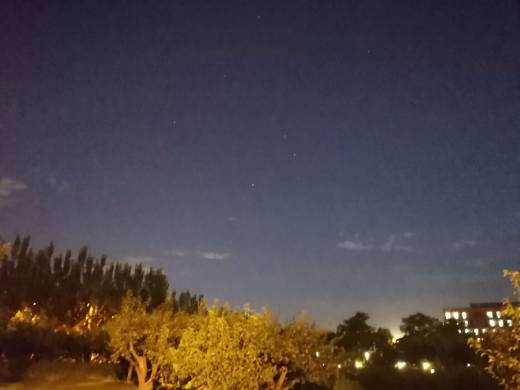
#> input picture lab01/star.jpg, 520 x 390 px
$ jupyter execute Ex3.6.ipynb
#> lines starting #> are read from the running program, lines starting #| are printed output that depends on the picture; long printed decimals are rounded
### Ex3.6: Histogram equalization
Compute the gray level (luminance) histogram for an image and equalize it so that the tones look better (and the image is less sensitive to exposure settings).

[cell 1]
# import
import cv2
import matplotlib.pyplot as plt
import numpy as np

[cell 2]
# draw function:
def plt_show(title,img,cmap = None):
    fig = plt.figure()
    plt.imshow(img,cmap = cmap)
    plt.title(title)
    plt.show()
def cv_show(title,img):
    cv2.imshow(title,img)
    cv2.waitKey(0)
    cv2.destroyAllWindows()

[cell 3]
# int to uint8
def int2uint(array):
    index = np.where(array>255)
    array[index] = 255
    array = array.astype('uint8')
    return array

[cell 4]
# load img:
img_name = "star.jpg"
img = cv2.imread(img_name)
#> img is the input picture: shape (390, 520, 3); mean B, G, R 69.4, 66.8, 76.2

# color img:
img_color = cv2.cvtColor(img,cv2.COLOR_BGR2RGB)
plt_show("img",img_color)

#### Q1: Convert the color image to luminance (Section3.1.2).
- way1: <br>
apply `cv2.COLOR_BGR2GRAY`
- way2: <br>
`luminance Y' = 0.299R'+0.587G'+0.114B'` (2.112) <br>
where Y' is gamma compressed.

[cell 5]
# convert the color image to luminance
# way1:
img_gray_1 = cv2.cvtColor(img,cv2.COLOR_BGR2GRAY)
plt_show("img gray",img_gray_1,"gray")

[cell 6]
# convert the color image to luminance
# way2:
B,G,R = img[:,:,0].astype('int'),img[:,:,1].astype('int'),img[:,:,2].astype('int')
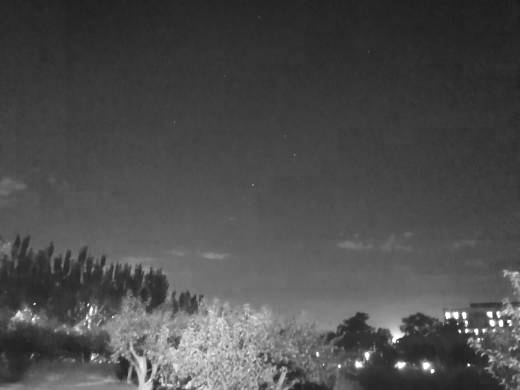
#> R: shape (390, 520) int64; min 21, max 255, mean 76.2
img_gray_2 = 0.299*R+0.587*G+0.114*B
img_gray_2 = int2uint(img_gray_2)
#> in int2uint, `index = np.where(array>255)`: index = (empty array, empty array)
plt_show("img gray",img_gray_2,"gray")

[cell 7]
# differences:
print("Differences between two ways:")
print(abs(img_gray_2.astype('int') -img_gray_1.astype('int')))
#> (printed output is left out)
print("gap > 1:")
print(np.where(abs(img_gray_2.astype('int') -img_gray_1.astype('int')>1)))
#| (array([], dtype=int64), array([], dtype=int64))

It seems that there is **no distinct gaps** between the two results.<br>
So I choose the **first method(cv2.COLOR_BGR2GRAY)** to convert color img to luminance randomly.

[cell 8]
# select cv2.COLOR_BGR2GRAY
img_gray = img_gray_1
plt_show("img gray",img_gray,cmap="gray")

#### Q2: Compute the histogram, the cumulative distribution, and the compensation transfer function(Section 3.1.4).
---

##### Histogram:
- way1:<br>
`cv2.calcHist([img_gray],[0],None,[256],[0,256])`
- way2:<br>
To measure a histogram:<br>
For B-bit image, initialize 2^B counters with 0. In this case, we use `2^8 = 256` counters. <br>
Loop over all pixels x,y <br>
When encountering gray level `f[x,y]=i`, increment counter.

[cell 9]
# compute the histogram
# way1:
hist = cv2.calcHist([img_gray],[0],None,[256],[0,256]) # shape = (256,)
#> hist = 256 values, max 3220 at index 42, min 0 at index 0, mean 792.2
plt.hist(img_gray.ravel(),256)
plt.title("gray image histogram")
plt.xlabel("Recorded indensity")
plt.ylabel("num of pixels")
plt.show()
#> figure, not shown here; tallest bar 3220 high, from x = 41.45 to 42.41

[cell 10]
# Compute Histogram:
# way2:
def Histogram(img_gray):
    hist = np.zeros((256,),dtype='int')
    for i in range(img_gray.shape[0]):
        for j in range(img_gray.shape[1]):
            hist[img_gray[i][j]]+=1
    return hist

[cell 11]
hist = Histogram(img_gray) # shape = (256,)

[cell 12]
# draw
_ = plt.hist(img_gray.ravel(),256)
plt.title("Histogram")
plt.xlabel("luminance")
plt.ylabel("pixels")
#> figure, not shown here; tallest bar 3220 high, from x = 41.45 to 42.41

##### Cumulative distribution:
```
C(I) = 1/N*sum(h(i)) = C(I-1)+1/N*h(I) where i = 0 to I.
```
where **N** is the number of pixels in the image, and **i/I** is the luminance of a pixel. **h(i)** represents the luminance value's corresponding percentile.

[cell 13]
# calculate CDF: C(I) = 1/N*sum(0,I)h(i)
def CDF_fun(hist,i):
    return np.sum(hist[0:i])/np.sum(hist)

def CDF(hist):
    sum = np.sum(hist)
#> sum = 202800
    cdf = []
    for i in range(0,256):
        cdf.append(np.sum(hist[0:i])/sum)
#> after the loop, cdf = 256 values from 0 to 1
    plt.plot(np.arange(0,256),cdf)
    plt.title("CDF")
    plt.show()
#> figure, not shown here; curve peaks at x = 253, y = 1
    return np.array(cdf)

[cell 14]
cdf = CDF(hist)
#> cdf = 256 values from 0 to 1

When working with eight-bit pixel values, the **I** and **c** axes are rescaled from **[0,255]**.

[cell 15]
# Rescale to 0,255:
cdf_r = (np.array((cdf))*255.0).astype('uint8')
#> cdf_r = 256 values from 0 to 255
plt.plot(np.arange(0,256,1),cdf_r)
plt.title("Equalization transfer function")
plt.xlabel("Recorded intensity")
plt.ylabel("Mapped intensity")
plt.show()
#> figure, not shown here; curve peaks at x = 253, y = 255

##### Compensation transfer function
The result of applying transfer function `f(I) = c(I)` is **flat** (a lack of contrast and being muddy looking).<br>
One way to compensate for this is to only **partially compensate** for the histogram unevenness with a **coefficient**, e.g., by using a mapping function `f(I) = alpha*c(I)+(1-alpha)I`.

[cell 16]
# compensation transfer function
# f(I) = alpha*c(I)+(1-alpha)I
def compensation_fun(cdf,alpha):
    ctf = []
    for i in range(0,256):
        ctf.append(alpha*cdf[i]+(1-alpha)*i)
    plt.plot(np.arange(0,256),ctf,label = "alpha = "+str(alpha))
    plt.title("transfer function with alpha = "+str(alpha))
    plt.xlabel("Recorded intensity")
    plt.ylabel("Mapped intensity")
    plt.legend()
    plt.show()
    return ctf

As we can see below, the resulting image **maintains more of its original grayscale distribution** and has a more appealing balance when the **alpha** is smaller.

[cell 17]
alphaa = [0,0.3,0.5,0.8,1.0]
for i in range(len(alphaa)):
    compensation_fun(cdf_r,alphaa[i])

#### Q3: (Optional) Try to increase the "punch" in the image by ensuring that a certain fraction of pixel (say, 5%) are mapped to pure black and white.
---

##### Probability density function
It's important to figure out the **ratio** of the number of pixels of a certain luma to the total pixels in the img.

[cell 18]
# probability density function
def PDF(hist):
    sum = np.sum(hist)
#> sum = 202800
    pdf = []
    for i in range(0,256):
        pdf.append(hist[i]/sum)
#> after the loop, pdf = 256 values, max 0.0159 at index 42, min 0 at index 0, mean 0.00391
    plt.plot(np.arange(0,256,1),pdf)
    plt.title("PDF")
    plt.xlabel("Recorded intensity")
    plt.ylabel("probability")
    plt.show()
#> figure, not shown here; curve peaks at x = 42, y = 0.0159
    return np.array(pdf)

[cell 19]
pdf = PDF(hist)

When a fraction **p** is given, find the two luminance values *black* and *white* corresponding to **p/2** or **1-p/2** at both ends of the **cumulative distribution function**, map the luminance value greater than *white* to `255` and the luminance value less than *black* to `0`.

[cell 20]
def Pure_map(cdf,img_gray,p):
    img_pure = np.array(img_gray) # copy
    # map to pure white
    w_gray = np.where(cdf>=1-p/2)# luminance
    w_gray = w_gray[0].tolist()
    for i in w_gray:
        res = np.where(img_gray==i)
        if len(res)==0:
            continue
        x,y = res
        for j in range(len(x)):
            img_pure[x[j]][y[j]] = 255
    # map to pure black
    b_gray = np.where(cdf<=p/2)# luminance
    b_gray = b_gray[0].tolist()
    for i in b_gray:
        res = np.where(img_gray==i)
        if len(res)==0:
            continue
        x,y = res
        for j in range(len(x)):
            img_pure[x[j]][y[j]] = 0
    return img_pure

[cell 21]
# show:
pure_fraction = [0.01,0.03,0.05]
plt.hist(img_gray.ravel(),256)
plt.title("origin histogram")
plt_show("origin gray img",img_gray,cmap="gray")
for i in pure_fraction:
    img_pure = Pure_map(cdf,img_gray,i)
    fig = plt.figure()
    _ = plt.hist(img_pure.ravel(),256)
    plt.title("fraction p = "+str(i))
    plt_show("fraction p = "+str(i),img_pure,cmap="gray")

#### Q4: (Optional) Limit the local gain ***f'(I)*** in the transfer function. One way to do this is to limit ***f(I) < yI*** or ***f'(I) < y*** while performing the accumulation (3.9), keeping any unaccumulated values **"in reserve"**.
---

##### Contrast Limited HE:
- Idea:
We can set a **threshold** for **probability**, and distributions over the threshold value are **spread evenly** over the probability density distribution.
- Steps:
Given a **local gain maximum *gamma***, find the **threshold *beta*** of the probability density distribution.<br>
- Code Implementation: **Binary Search** for ***beta*** value.

[cell 22]
# cut_i: find out the luma values whose corrsponding probabilitiy valus are over threshold beta.
# cut_square: unaccumulated values are in reserve
def contrast_clipping(pdf,beta):
    pdf_c = np.array(pdf) # copy
    cut_i = np.where(pdf>beta)
    cut_i = cut_i[0] # only axis = 0
    cut_square = 0
    for i in cut_i:
        cut_square+=pdf[i]-beta
        pdf_c[i] = beta
    return pdf_c,cut_square

[cell 23]
# Binary Search:
# find out the threshold beta.
def binary_search(gamma,pdf):
#> called with gamma = 0.01, pdf = array of shape (256,)
    l,r = 0,gamma
    beta = gamma
    while(r-l>0.00001):
        mid = (l+r)/2
        pdf_c,cut_square = contrast_clipping(pdf,mid)
        max = np.max(pdf_c+cut_square/256)
        if gamma-max>0.0001:
            l = mid
        elif gamma-max<0:
            r = mid
        else:
            beta = mid
            break
#> this loop made 6 passes
#> (cut_square, max) on passes 1 to 6: (0.486, 0.0069), (0.302, 0.00868), (0.224, 0.00963), (0.189, 0.0101), (0.207, 0.00987), (0.198, 0.00999)
    pdf_c,cut_square = contrast_clipping(pdf,beta)
#> pdf_c = 256 values, max 0.00922 at index 34, min 0 at index 0, mean 0.00313

    return pdf_c,cut_square,beta

[cell 24]
# show:
# initial pdf - blue
# being cut without unaccumulated pdf - orange
# being cut with unaccumulated pdf - green
# local gain limit gamma - red
def contrast_clipping_img(gamma,pdf,pdf_c,cut_square,beta):
    plt.plot(np.arange(0,256,1),pdf,label = "initial pdf",color = "steelblue")
    plt.plot(np.arange(0,256,1),pdf_c,label = "cut pdf",color = "orange")
    plt.plot(np.arange(0,256,1),pdf_c+cut_square/256,label = "cut+unaccumulated pdf",color = "green")
    plt.plot(np.arange(0,256,1),[gamma]*256,label = "local gain limit",color = "red")
    plt.title("bata = "+str(beta))
    plt.legend()
    plt.show()

[cell 25]
# show:
gamma = 0.01
pdf_c,cut_square,beta =  binary_search(gamma,pdf)
#> cut_square = 0.198; beta = 0.00922
print("beta = ",str(beta))
#| beta =  0.009219
contrast_clipping_img(gamma,pdf,pdf_c,cut_square,beta)

[cell 26]
# re-generate image with new pdf:
cut_unaccu_pdf = pdf_c+cut_square/256
#> cut_unaccu_pdf = 256 values, max 0.00999 at index 34, min 0.000773 at index 0, mean 0.00391
cut_unaccu_cdf = []
for i in range(0,256):
    cut_unaccu_cdf.append(np.sum(cut_unaccu_pdf[0:i+1]))
#> after the loop, cut_unaccu_cdf = 256 values from 0.000773 to 1
cut_unaccu_cdf = np.array(cut_unaccu_cdf)*255.0
#> cut_unaccu_cdf = 256 values from 0.197 to 255
cut_unaccu_cdf = int2uint(cut_unaccu_cdf)
#> cut_unaccu_cdf = 256 values from 0 to 255
plt.plot(np.arange(0,256,1),cut_unaccu_cdf,label = "cut with unaccumulated cdf")
plt.plot(np.arange(0,256,1),cdf_r,label = "origin cdf")
plt.title("CDF")
plt.legend()
img_cut_unaccu = cv2.LUT(src=img_gray,lut=cut_unaccu_cdf)
img_origincdf = cv2.LUT(src=img_gray,lut = cdf_r)
plt_show("origin img gray",img_gray,cmap="gray")
plt_show("origin cdf img gray",img_origincdf,cmap="gray")
plt_show("cut unaccumulated img gray",img_cut_unaccu,cmap="gray")

#### Q5: Compensate the luminance channel through the lookup table and re-generate the color image using color ratios(2.116).
---

##### lookup table(LUT):
Get the output by **looking up the table** instead of calculating it.<br>
And the table can be defined ahead.<br>
about lookup table:<https://ww2.mathworks.cn/help/simulink/ug/about-lookup-table-blocks.html> <br>
open-cv: output = cv2.LUT(src,lut) can fill the output array with values from the look-up table.

[cell 27]
# Compensate the luminance channel: with Q.2 compensate transfer function:
# look up table:
alpha = 0.5
compen_cdf = compensation_fun(cdf_r,alpha) # f(I) = alpha*C(I)+(1-alpha)*I
#> in compensation_fun (call 6), `plt.show()`:
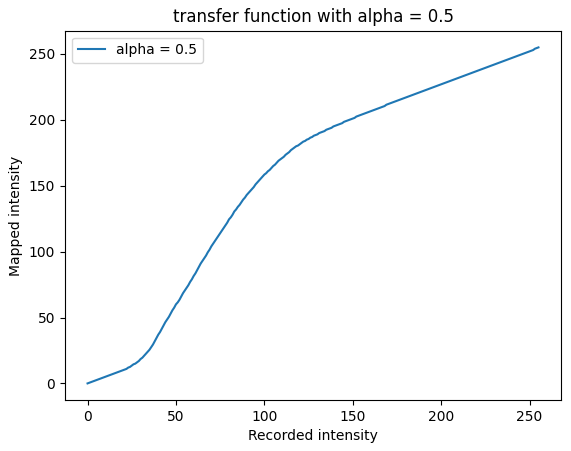
#> figure drawn by matplotlib, 1 panel; curve peaks at x = 255, y = 255
#> compen_cdf = 256 values from 0 to 255
compen_cdf = np.array(compen_cdf).astype('uint8')
# transfer:
transf_dst = cv2.LUT(src=img_gray,lut=compen_cdf)
plt_show("origin img",img_gray,cmap="gray")
plt_show("compensate luminance channel",transf_dst,cmap = "gray")

##### Re-generate color image using color ratios.
- (2.116): **color ratio: `r = R/(R+G+B)`**<br>
- new **r:g:b** = old **r:g:b** * (new **Y'**)/(old **Y'**) <br>

Given the original image, calculate the color image after manipulating luminance.<br>
Knowing the **old RGB color ratio** of the original image, **Y' of the original image and the new Y'**, the **new RGB color ratio** and the **new R+B+G** can be calculated, and finally the respective values of **R, B, and G** can be found.

[cell 28]
# split color channel:
b0,g0,r0 = cv2.split(img)
zeros = np.zeros((img.shape[:2]),dtype='uint8')
#> zeros: shape (390, 520); every value is 0
B_imgg = cv2.merge([zeros,zeros,b0])
G_imgg = cv2.merge([zeros,g0,zeros])
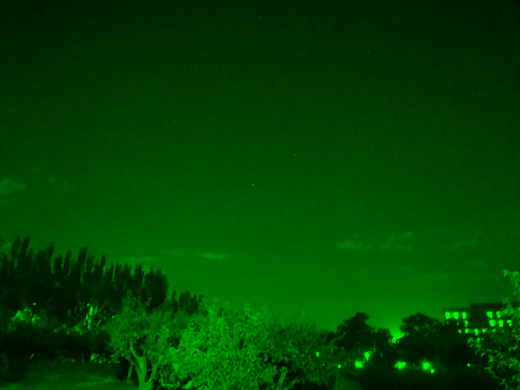
#> G_imgg: shape (390, 520, 3); mean of channels 0, 1, 2 0, 66.8, 0; drawn as B, G, R
R_imgg = cv2.merge([r0,zeros,zeros])
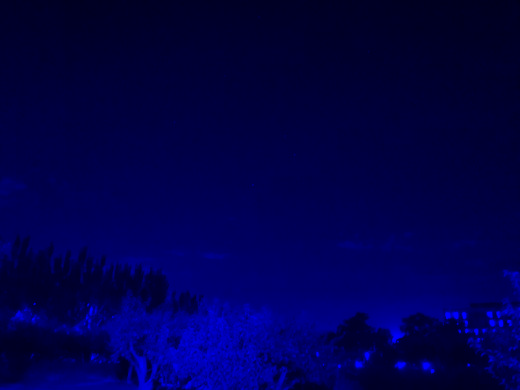
#> R_imgg: shape (390, 520, 3); mean of channels 0, 1, 2 76.2, 0, 0; drawn as B, G, R
plt_show("B",B_imgg)
plt_show("G",G_imgg)
plt_show("R",R_imgg)
# change to int:
b0 = np.array(b0,dtype = 'int')
r0 = np.array(r0,dtype = 'int')
g0 = np.array(g0,dtype = 'int')

[cell 29]
# old B+G+R and old color ratio:
BGR_img = b0+r0+g0
# ratio:
b_ratio = b0/BGR_img
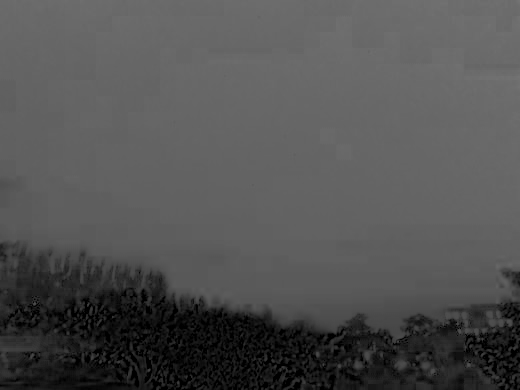
#> b_ratio: shape (390, 520) float64; min 0, max 0.456, mean 0.322
g_ratio = g0/BGR_img
r_ratio = r0/BGR_img
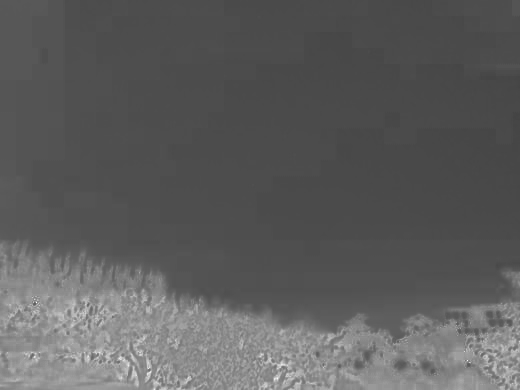
#> r_ratio: shape (390, 520) float64; min 0.27, max 1, mean 0.368

# luminance ratio:
l_ratio = transf_dst/img_gray
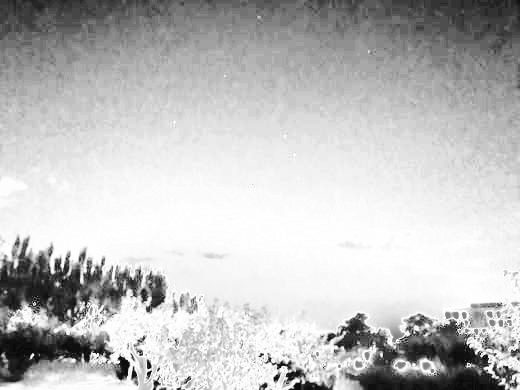
#> l_ratio: shape (390, 520) float64; min 0.429, max 1.59, mean 1.31; drawn with min black and max white
# new ratio:
nb_ratio = b_ratio*l_ratio
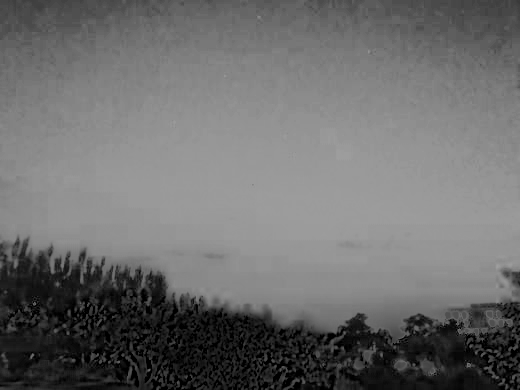
#> nb_ratio: shape (390, 520) float64; min 0, max 0.627, mean 0.426
ng_ratio = g_ratio*l_ratio
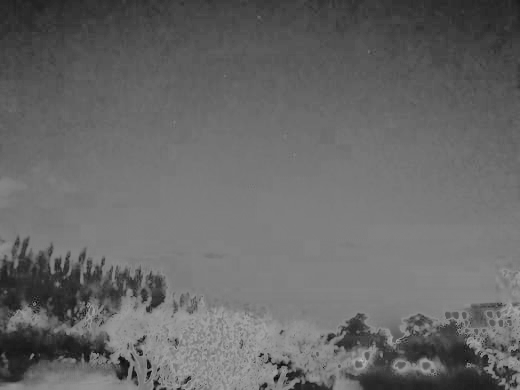
#> ng_ratio: shape (390, 520) float64; min 0, max 0.745, mean 0.408
nr_ratio = r_ratio*l_ratio
# according to Y' luminace = 0.299*R+0.587*G+0.114*B
luma_equ = 0.299*nr_ratio+0.587*ng_ratio+0.114*nb_ratio
# new R'+G'+B'
BGR_imgg = np.zeros((luma_equ.shape))
#> BGR_imgg: shape (390, 520) float64; every value is 0
BGR_imgg[np.where(luma_equ!=0)] = np.array(transf_dst)[np.where(luma_equ!=0)]/luma_equ[np.where(luma_equ!=0)]
BGR_imgg[np.where(luma_equ==0)] = 0

[cell 30]
# new R,G,B:
r1 = np.array(BGR_imgg*nr_ratio)
g1 = np.array(BGR_imgg*ng_ratio)
b1 = np.array(BGR_imgg*nb_ratio)
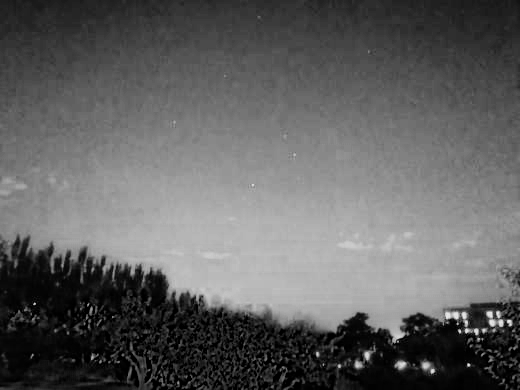
#> b1: shape (390, 520) float64; min 0, max 233.1, mean 96.9

[cell 31]
# transfer from int to uint8
r1u = int2uint(r1)
g1u = int2uint(g1)
b1u = int2uint(b1)

[cell 32]
# show:
new_rgb = cv2.merge([r1u,g1u,b1u])
plt_show("origin color img",cv2.merge([r0,g0,b0]))
plt_show("color img with new ratio",new_rgb)
plt_show("origin gray",img_gray,cmap="gray")
plt_show("compensate luminance channel",transf_dst,cmap="gray")
plt_show("new color img to gray level",cv2.cvtColor(new_rgb,cv2.COLOR_RGB2GRAY),cmap="gray")

#### Q6: (Optional) Color values that are clipped in the original image, i.e., have one or more saturated color channels, may appear unnatural when remapped to a non-clipped value. Extend your algorithm to handle this case in some useful way.
---
- Idea: Use some tricks to ensure that the color values can be restored to a value greater than 255 after it has been clipped.<br>
- Compress: cv.NORM_MINMAX
```
minmax Normalize = (new_max-new_min)*((x-old_min)/(old_max-old_min))+new_min
```
Set the max and min values of the target array and transfer the original array to the target array in the range 0-255.<br>
- Revert: record the max and min values of the original array and use the formula above to remap to non-clipped value.

[cell 33]
# Compress to 0-255:
def Compress(array):
    c_array = np.zeros((array.shape))
    cv2.normalize(array,c_array,0,255,cv2.NORM_MINMAX)
    c_array = cv2.convertScaleAbs(c_array) # transfer to uint8
    return c_array

[cell 34]
# Revert to non-clipped values:
# min max values of the original array
def Revert(array,min,max):
#> called with min = 9.18, max = 255
    new_min = 0
    new_max = 255
    n_array = np.zeros((array.shape))
    for i in range(array.shape[0]):
        for j in range(array.shape[1]):
            n_array[i][j] = (array[i][j]-new_min)*(max-min)/(new_max-new_min)+min
    return n_array

[cell 35]
# Compress
r1c = Compress(r1)
g1c = Compress(g1)
b1c = Compress(b1)

[cell 36]
# show:
new_rgbb = cv2.merge([r1c,g1c,b1c])
plt_show("origin color img",cv2.merge([r0,g0,b0]))
plt_show("color img with clipped",new_rgb)
plt_show("color img with compress",new_rgbb)

[cell 37]
# Revert:
r1r = Revert(r1c,np.min(r1),np.max(r1))
g1r = Revert(g1c,np.min(g1),np.max(g1))
b1r = Revert(b1c,np.min(b1),np.max(b1))

As you can see from the following results, the color values of the three rgb channels recovered using **minmax normalization** are not very different from the original color values

[cell 38]
# Reversibility validation:
print("differences between r1 and r1 revert")
print((r1-r1r))
#> (printed output is left out)
print(np.where(r1-r1r>1))
#| (array([], dtype=int64), array([], dtype=int64))
print("differences between g1 and g1 revert")
print(np.where(g1-g1r>1))
#| (array([], dtype=int64), array([], dtype=int64))
print("differences between b1 and b1 revert")
print(np.where(b1-b1r>1))
#| (array([], dtype=int64), array([], dtype=int64))
